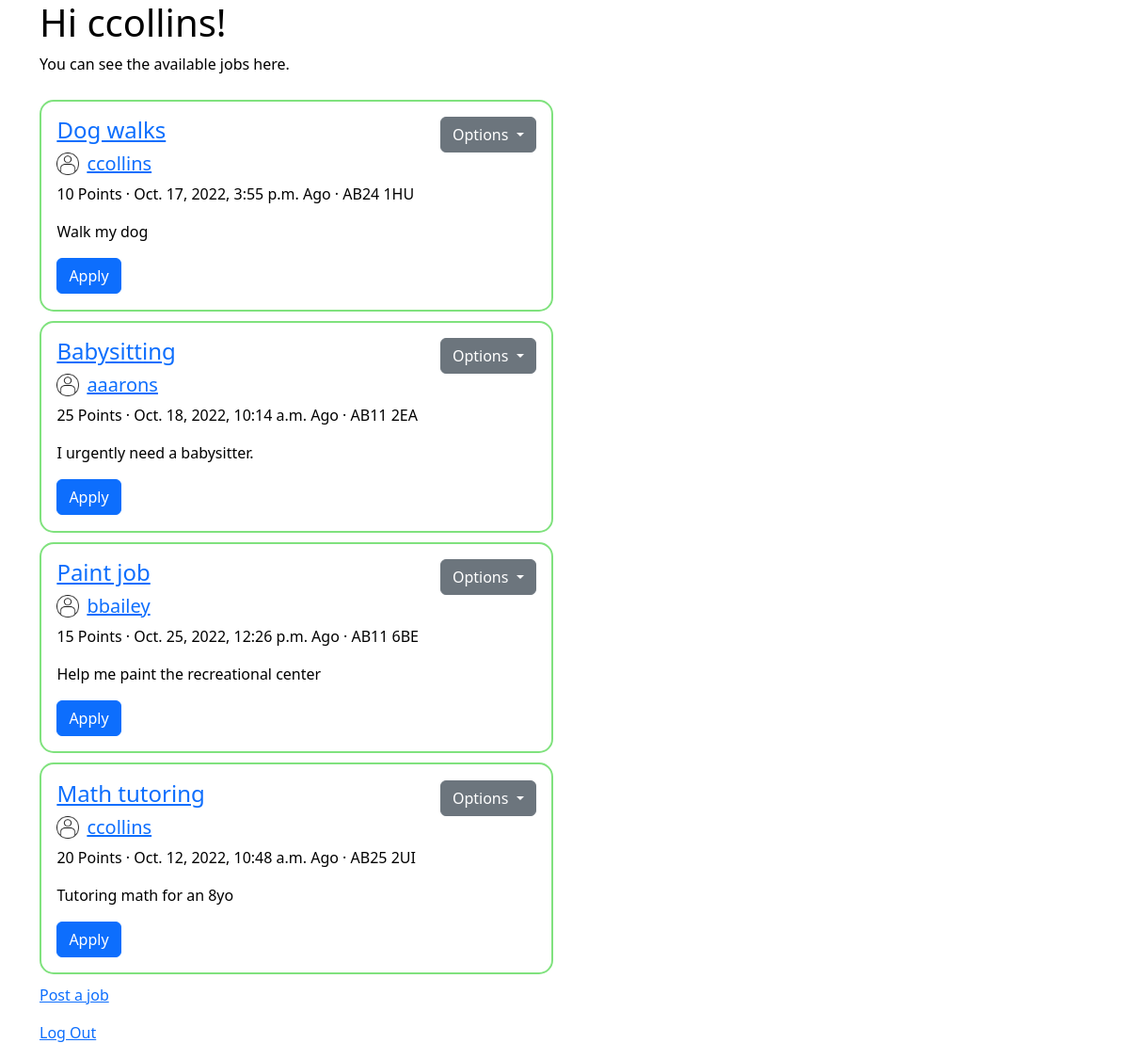
Page /jobs/ (signed in) on the committed database.
### jobs/models.py (models this page shows)
class JobPosting(models.Model):
    job_id = models.BigAutoField(primary_key=True)
    location = models.CharField(max_length=8)
    poster_id = models.ForeignKey(User, on_delete=models.CASCADE) # Should we use something else on delete?
    job_title = models.CharField(max_length=50)
    job_short_description = models.CharField(max_length=50)
    job_description = models.CharField(max_length=1000)
    posting_time = models.DateTimeField()
    points = models.IntegerField(validators=[MinValueValidator(1)])
    assigned = models.BooleanField()
    completed = models.BooleanField()

### jobs/views.py (the view)
# urls.py: path('', views.JobsView.as_view(), name='home'), # Basic home with the jobs list
class JobsView(ListView):
   model               = JobPosting
   template_name       = 'home.html'
   context_object_name = 'jobs'
   def get_queryset(self):
        return JobPosting.objects.all()

### templates/home.html (shortened to what this page needs)
{% extends 'base.html' %}
{% block content %}
<div class="container">
    <h1>Hi {{ user.username }}!</h1>
    <p>You can see the available jobs here.</p>
    <div class="row">
        <div class="col jobs-scroll">
            {% for job in jobs %}
                <div class="job-card" class="container">
                    <div class="d-flex justify-content-between">
                        <h4><a href="{% url 'jobdetails' job.job_id %}">{{ job.job_title }}</a></h4>
                        <div class="dropdown">
                            <button class="btn btn-secondary dropdown-toggle" type="button" id="dropdownMenuButton" data-toggle="dropdown" aria-haspopup="true" aria-expanded="false">
                                Options
                            </button>
                          </div>
                    </div>
                    <a href="">
                        <div class="d-flex justify-content-start">
                            <img src="../static/assets/user.png"/>
                            <h5>{{ job.poster_id.username }}</h5>
                        </div>
                    </a>
                    <p>{{ job.points }} Points · {{ job.posting_time }} Ago · {{ job.location }}</p>
                    <p>{{ job.job_short_description }}</p>
                    <button class="btn btn-primary">Apply</button>
                </div>
            {% endfor %}
        </div>
        <div class="col">
        </div>
    </div>
    <p><a href="{% url 'post' %}">Post a job</a></p>
    <p><a href="{% url 'logout' %}">Log Out</a></p>
</div>
{% endblock %}

### static/css/styles.css (style rules this page uses)
body { background-color: #ffffff; color: #000; }
.jobs-scroll { overflow: auto; }
.job-card { border: 2px solid #80e27e; border-radius: 15px; margin-left: 0px; margin-top: 10px; margin-bottom: 10px; padding: 3%; }
.job-card img { width: 24px; height: 24px; margin-right: 8px; }

### rows in the picture
JobPosting: job_title "Dog walks", poster_id.username "ccollins", points "10", posting_time "Oct. 17, 2022, 3:55 p.m.", location "AB24 1HU", job_short_description "Walk my dog"
JobPosting: job_title "Babysitting", poster_id.username "aaarons", points "25", posting_time "Oct. 18, 2022, 10:14 a.m.", location "AB11 2EA", job_short_description "I urgently need a babysitter."
JobPosting: job_title "Paint job", poster_id.username "bbailey", points "15", posting_time "Oct. 25, 2022, 12:26 p.m.", location "AB11 6BE", job_short_description "Help me paint the recreational center"
JobPosting: job_title "Math tutoring", poster_id.username "ccollins", points "20", posting_time "Oct. 12, 2022, 10:48 a.m.", location "AB25 2UI", job_short_description "Tutoring math for an 8yo"
